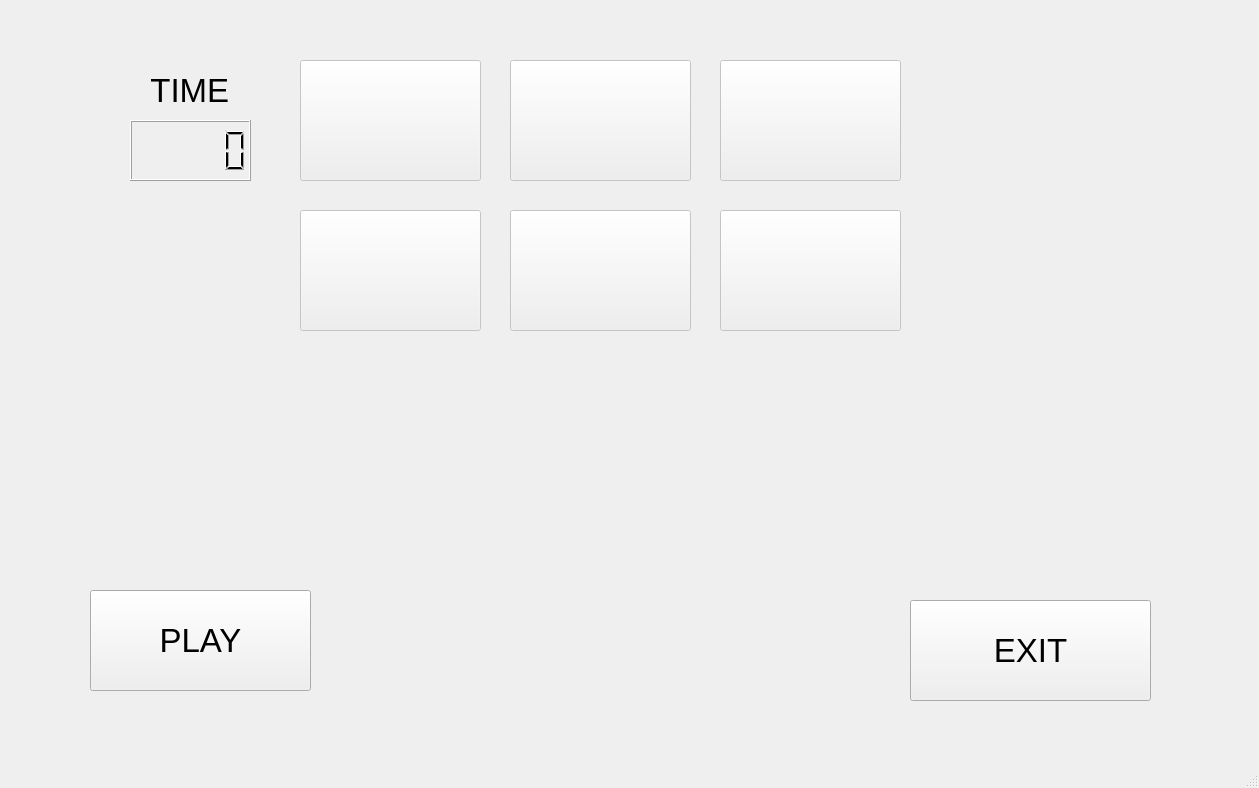
<?xml version="1.0" encoding="UTF-8"?>
<ui version="4.0">
 <class>MainWindow</class>
 <widget class="QMainWindow" name="MainWindow">
  <property name="geometry">
   <rect>
    <x>0</x>
    <y>0</y>
    <width>1259</width>
    <height>788</height>
   </rect>
  </property>
  <property name="windowTitle">
   <string>MainWindow</string>
  </property>
  <widget class="QWidget" name="centralwidget">
   <widget class="QLabel" name="label">
    <property name="geometry">
     <rect>
      <x>100</x>
      <y>70</y>
      <width>171</width>
      <height>41</height>
     </rect>
    </property>
    <property name="font">
     <font>
      <pointsize>25</pointsize>
     </font>
    </property>
    <property name="text">
     <string> TIME</string>
    </property>
    <property name="alignment">
     <set>Qt::AlignCenter</set>
    </property>
   </widget>
   <widget class="QPushButton" name="pushPlay">
    <property name="geometry">
     <rect>
      <x>90</x>
      <y>590</y>
      <width>221</width>
      <height>101</height>
     </rect>
    </property>
    <property name="font">
     <font>
      <pointsize>25</pointsize>
     </font>
    </property>
    <property name="text">
     <string>PLAY</string>
    </property>
   </widget>
   <widget class="QFrame" name="frameButtons">
    <property name="enabled">
     <bool>false</bool>
    </property>
    <property name="geometry">
     <rect>
      <x>280</x>
      <y>40</y>
      <width>641</width>
      <height>311</height>
     </rect>
    </property>
    <property name="frameShape">
     <enum>QFrame::NoFrame</enum>
    </property>
    <property name="frameShadow">
     <enum>QFrame::Raised</enum>
    </property>
    <widget class="QPushButton" name="pushPicture5">
     <property name="geometry">
      <rect>
       <x>230</x>
       <y>170</y>
       <width>181</width>
       <height>121</height>
      </rect>
     </property>
     <property name="text">
      <string/>
     </property>
    </widget>
    <widget class="QPushButton" name="pushPicture1">
     <property name="geometry">
      <rect>
       <x>20</x>
       <y>20</y>
       <width>181</width>
       <height>121</height>
      </rect>
     </property>
     <property name="styleSheet">
      <string notr="true"/>
     </property>
     <property name="text">
      <string/>
     </property>
    </widget>
    <widget class="QPushButton" name="pushPicture2">
     <property name="geometry">
      <rect>
       <x>230</x>
       <y>20</y>
       <width>181</width>
       <height>121</height>
      </rect>
     </property>
     <property name="text">
      <string/>
     </property>
    </widget>
    <widget class="QPushButton" name="pushPicture6">
     <property name="geometry">
      <rect>
       <x>440</x>
       <y>170</y>
       <width>181</width>
       <height>121</height>
      </rect>
     </property>
     <property name="text">
      <string/>
     </property>
    </widget>
    <widget class="QPushButton" name="pushPicture4">
     <property name="geometry">
      <rect>
       <x>20</x>
       <y>170</y>
       <width>181</width>
       <height>121</height>
      </rect>
     </property>
     <property name="text">
      <string/>
     </property>
    </widget>
    <widget class="QPushButton" name="pushPicture3">
     <property name="geometry">
      <rect>
       <x>440</x>
       <y>20</y>
       <width>181</width>
       <height>121</height>
      </rect>
     </property>
     <property name="text">
      <string/>
     </property>
    </widget>
   </widget>
   <widget class="QPushButton" name="pushExt">
    <property name="geometry">
     <rect>
      <x>910</x>
      <y>600</y>
      <width>241</width>
      <height>101</height>
     </rect>
    </property>
    <property name="font">
     <font>
      <pointsize>25</pointsize>
     </font>
    </property>
    <property name="text">
     <string>EXIT</string>
    </property>
   </widget>
   <widget class="QLCDNumber" name="lcdTimer">
    <property name="geometry">
     <rect>
      <x>130</x>
      <y>120</y>
      <width>121</width>
      <height>61</height>
     </rect>
    </property>
   </widget>
  </widget>
  <widget class="QMenuBar" name="menubar">
   <property name="geometry">
    <rect>
     <x>0</x>
     <y>0</y>
     <width>1259</width>
     <height>27</height>
    </rect>
   </property>
  </widget>
  <widget class="QStatusBar" name="statusbar"/>
 </widget>
 <resources/>
 <connections/>
</ui>
